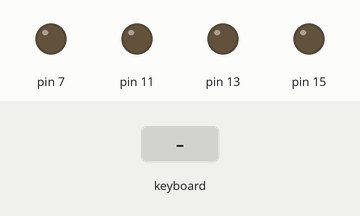
Bench run of a program on a simulated Raspberry Pi (header pin numbers). On the bench: output pins drawn as LEDs (lit = HIGH). Dashed ring = blinking. The test bench sets the inputs (shaded band).

Above: at 1.2 s.
1.3 s: key "d" typed on the keyboard
At 1.7 s:
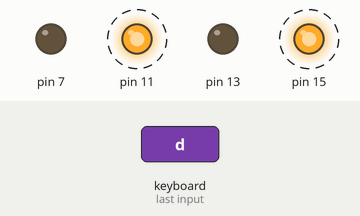
4.3 s: key up typed on the keyboard
At 5.5 s:
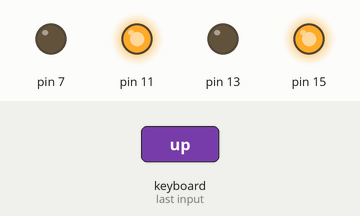
5.8 s: key down typed on the keyboard
At 6.7 s:
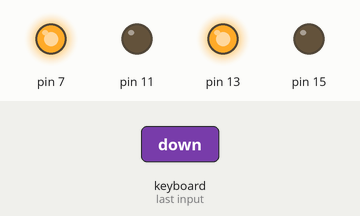
7.3 s: key "d" typed on the keyboard
At 7.7 s:
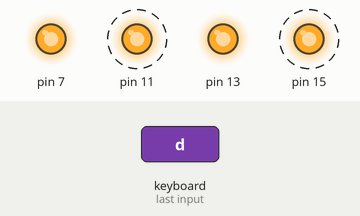
Timing chart, 0 to 10.3 s (numbered marks = the images above; inputs shaded):
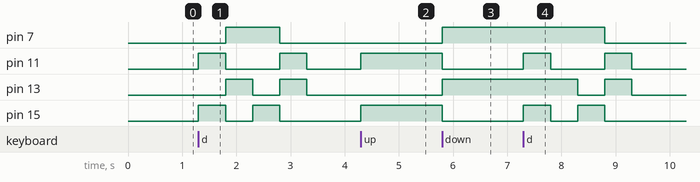

The program:

sshintbot.py
```python
# import curses, GPIO and time
import curses
import RPi.GPIO as GPIO
import time

#set GPIO numbering mode and define output pins
GPIO.setmode(GPIO.BOARD)
GPIO.setup(7,GPIO.OUT)
GPIO.setup(11,GPIO.OUT)
GPIO.setup(13,GPIO.OUT)
GPIO.setup(15,GPIO.OUT)

# Get the curses window, turn off echoing of keyboard to screen, turn on
# instant (no waiting) key response, and use special values for cursor keys
screen = curses.initscr()
curses.noecho()
curses.cbreak()
screen.keypad(True)

try:
        while True:
            char = screen.getch()
            if char == ord('q'):
                break
            elif char == curses.KEY_UP:
                GPIO.output(7,False)
                GPIO.output(11,True)
                GPIO.output(13,False)
                GPIO.output(15,True)
            elif char == curses.KEY_DOWN:
                GPIO.output(7,True)
                GPIO.output(11,False)
                GPIO.output(13,True)
                GPIO.output(15,False)
            elif char == curses.KEY_RIGHT:
                GPIO.output(7,True)
                GPIO.output(11,False)
                GPIO.output(13,False)
                GPIO.output(15,True)
            elif char == curses.KEY_LEFT:
                GPIO.output(7,False)
                GPIO.output(11,True)
                GPIO.output(13,True)
                GPIO.output(15,False)
            elif char == ord('d'):
                GPIO.output(11,True)
                GPIO.output(15,True)
                time.sleep(.5)
                GPIO.output(7,True)
                GPIO.output(11,False)
                GPIO.output(13,True)
                GPIO.output(15,False)
                time.sleep(.5)
                GPIO.output(7,True)
                GPIO.output(11,False)
                GPIO.output(13,False)
                GPIO.output(15,True)
                time.sleep(.5)
                GPIO.output(7,False)
                GPIO.output(11,True)
                GPIO.output(13,True)
                GPIO.output(15,False)
                time.sleep(.5)
                GPIO.output(11,False)
                GPIO.output(13,False)
            elif char == 10:
                GPIO.output(7,False)
                GPIO.output(11,False)
                GPIO.output(13,False)
                GPIO.output(15,False)

finally:
    #Close down curses properly, inc turn echo back on!
    curses.nocbreak(); screen.keypad(0); curses.echo()
    curses.endwin()
    GPIO.cleanup()
```

Measured:
- after the input at 1.3 s, pin 7: LOW → HIGH after 0.50 s, → LOW 1.0 s later; pin 11: alternates HIGH for 0.50 s and LOW for 1.0 s, starting at once; pin 13: alternates HIGH for 0.50 s and LOW for 0.50 s, starting after 0.50 s; pin 15: alternates HIGH for 0.50 s and LOW for 0.50 s, 4 changes in all, then stays LOW, starting at once
- after the input at 4.3 s, pin 11, pin 15: LOW → HIGH at once
- after the input at 5.8 s, pin 7, pin 13: LOW → HIGH at once; pin 11, pin 15: HIGH → LOW at once
- after the input at 7.3 s, pin 7: HIGH → LOW after 1.5 s; pin 11: alternates HIGH for 0.50 s and LOW for 1.0 s, starting at once; pin 13: HIGH → LOW after 1.0 s, → HIGH 0.50 s later, → LOW 0.50 s later; pin 15: alternates HIGH for 0.50 s and LOW for 0.50 s, 4 changes in all, then stays LOW, starting at once
